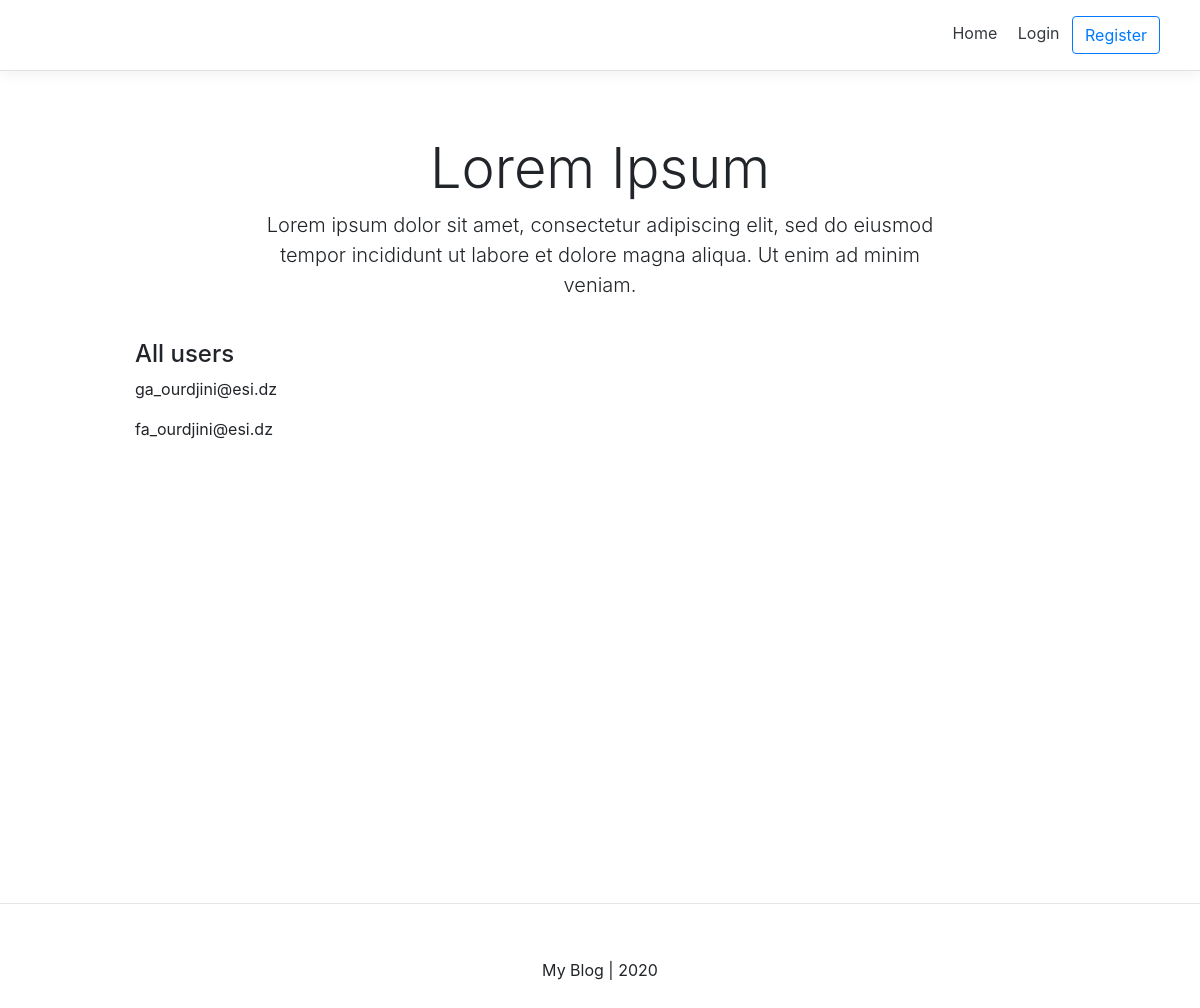
/, run on an earlier commit of the app's database.
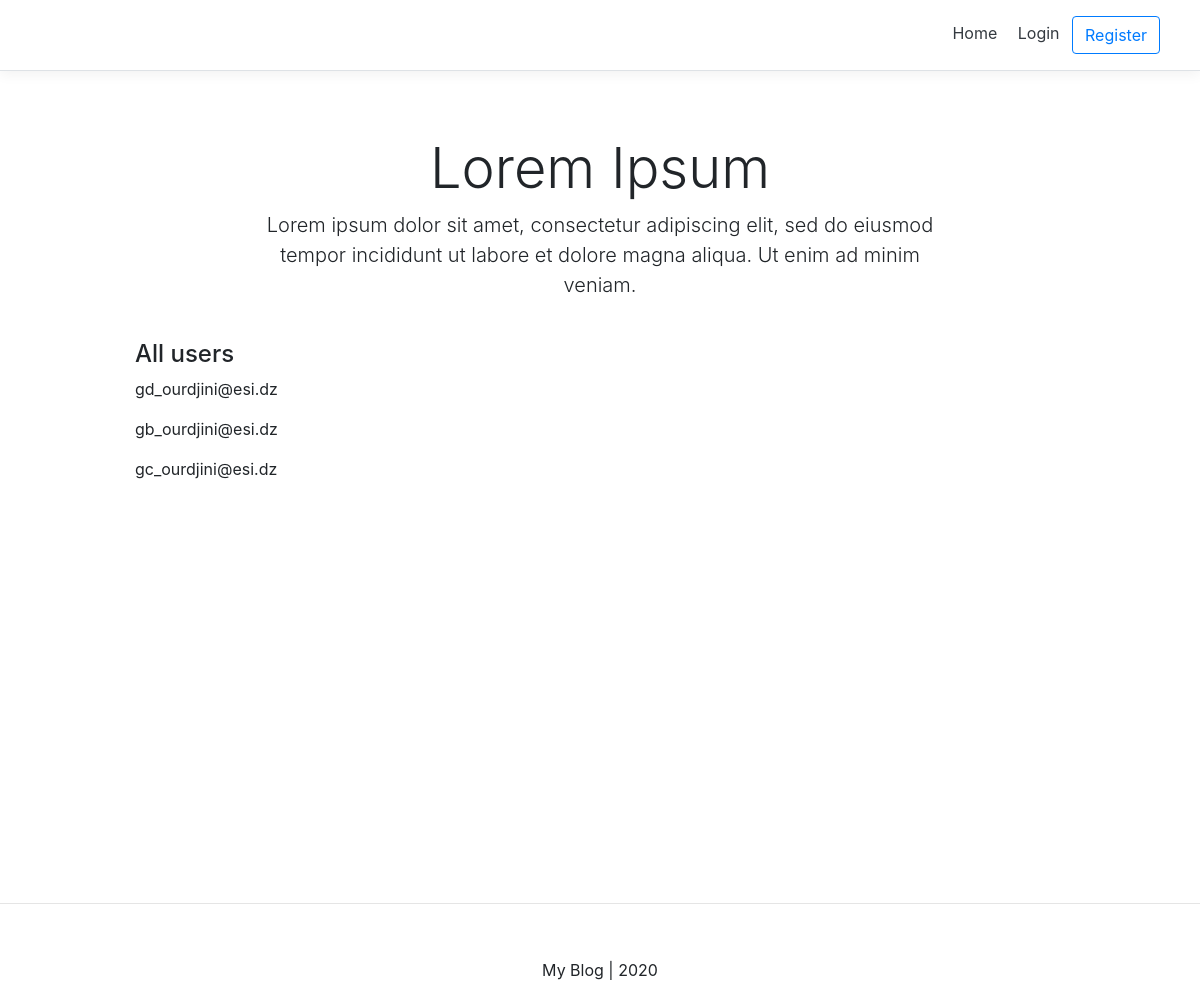
And on a later commit of the database.
### account/models.py (models this page shows, shortened)
class Account(AbstractBaseUser):
	email					= models.EmailField(verbose_name="email",max_length=60,unique=True)
	username				= models.CharField(max_length=30, unique=True)
	date_joined				= models.DateTimeField(verbose_name="date joined",auto_now_add=True)
	last_login				= models.DateTimeField(verbose_name="last login",auto_now=True)
	is_admin				= models.BooleanField(default=False)
	is_active				= models.BooleanField(default=True)
	is_staff				= models.BooleanField(default=False)
	is_superuser			= models.BooleanField(default=False)
	USERNAME_FIELD		= 'email'
	REQUIRED_FIELDS		= ['username',]
	objects = MyAccountManager()
	def __str__(self):
		return self.email

### personal/views.py (the view)
# urls.py: path('',home_screen_view,name='home'),
def home_screen_view(request):
    context = {}
    context['accounts'] = Account.objects.all()
    return render(request,'personal/home.html',context)#render(request,reference,context//data or variables)"""

### personal/templates/personal/home.html (shortened to what this page needs)
{% extends 'base.html'  %}
{% block content %}
	<div class="blog-header px-3 py-3 pt-md-5 pb-md-4 mx-auto text-center">
        <h1 class="display-4">Lorem Ipsum</h1>
        <p class="lead">
           Lorem ipsum dolor sit amet, consectetur adipiscing elit, sed do eiusmod tempor incididunt ut labore et dolore magna aliqua. Ut enim ad minim veniam.
        </p>
    </div>
    <div class="container">
    	<div class="d-flex flex-column">
    		<h4>All users</h4>
	    	{% for user in accounts %}
	        	<p>{{user}}</p>
	    	{% endfor %}
    	</div>
    </div>
{% endblock content %}

### templates/base.html (shortened to what this page needs)
<!DOCTYPE html>
<html lang="en">
    <head>
        {% include 'snippets/header.html' %}
    </head>
    <body>
        <div class="main">
            {% block content %}
            {% endblock content %}
        </div>
        {% include 'snippets/footer.html' %}
    </body>
</html>

### templates/snippets/header.html (shortened to what this page needs)
<link rel="stylesheet" href="https://stackpath.bootstrapcdn.com/bootstrap/4.5.2/css/bootstrap.min.css">
<link rel="stylesheet" type="text/css" href="">
<div class="d-flex flex-column flex-md-row align-items-center p-3 px-md-4 mb-3 bg-white border-bottom box-shadow">
    <nav class="my-2 my-md-0 mr-md-3">
        {% if request.user.is_authenticated %}
            <a class="p-2 text-dark" href="{% url 'home' %}">Home</a>
            <a class="p-2 text-dark" href="{% url 'account' %}">Account</a>
            <a class="p-2 text-dark" href="{% url 'logout' %}">Logout</a>
        {% else %}
            <a class="p-2 text-dark" href="{% url 'home' %}">Home</a>
            <a class="p-2 text-dark" href="{% url 'login' %}">Login</a>
            <a class="btn btn-outline-primary" href="{% url 'register' %}">Register</a>
        {% endif %}
    </nav>
</div>

### templates/snippets/footer.html (shortened to what this page needs)
<hr>
<div class="d-flex flex-row align-items-right footer">
	<p class="m-auto">My Blog | 2020</p>
</div>

### templates/snippets/header.html (style rules this page uses)
@media (min-width: 768px) { html { font-size: 16px; } }
.container { max-width: 960px; }
.blog-header { max-width: 700px; }
.border-bottom { border-bottom: 1px solid #e5e5e5; }
.box-shadow { box-shadow: 0 .25rem .75rem rgba(0, 0, 0, .05); }

### templates/base.html (style rules this page uses)
.main { min-height: 100vh; height: 100%; }

### templates/snippets/footer.html (style rules this page uses)
.footer { min-height: 100px; }

What changed in the data, as far as the page shows it:
removed Account: email "fa_ourdjini@esi.dz"
changed Account: email "ga_ourdjini@esi.dz" → "gd_ourdjini@esi.dz"
added Account: email "gb_ourdjini@esi.dz"
added Account: email "gc_ourdjini@esi.dz"
